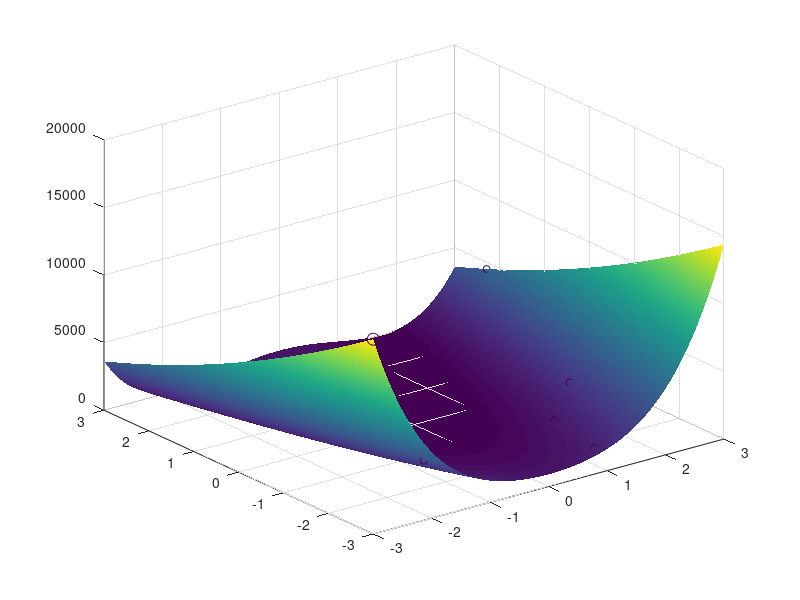

Source code (MATLAB):
f = @(x, y) 100*(y - x^2)^2 + (1 - x)^2;

% Limites da funcao
limite_x = 3;
limite_y = -3;

% Precisao minima do resultado
tolerancia = 0.01;

% Numero de abelhas de cada tipo
% As abelhas operarias voam para locais ao redor da colmeia (inicialmente aleatorio).
% As abelhas seguidoras tem como referencia a informacao trazida pelas abelhas operarias.
% As abelhas exploradoras voam aleatoriamente, explorando lugares distindos.
operarias = 10;
seguidoras = 10;
exploradoras = 10;

% Maxima distancia ao redor de um ponto que uma abelha explora
passo = 0.1;

pos_operarias = [];
pos_seguidoras = [];
pos_exploradoras = [];

pos_total = [];
% Coloca a posicao inicial das abelhas operarias,
% inicialmente aleatorio
for a=1 : operarias 
  pos_operarias(a,1) = limite_y + rand()*(limite_x - limite_y);
  pos_operarias(a,2) = limite_y + rand()*(limite_x - limite_y);
  pos_total(a,1) = pos_operarias(a,1);
  pos_total(a,2) = pos_operarias(a,2);
end

% Plot
X = linspace(-limite_x,limite_x,100);
Y = linspace(-limite_y,limite_y,100);
fig = figure();

[xplot, yplot] = meshgrid(X,Y);

zplot = 100*(yplot - xplot.^2).^2 + (1 - xplot).^2;

surf(xplot, yplot, zplot);
shading interp;

hold on;

for i=1:operarias  
  scatter3(pos_operarias(i,1), pos_operarias(i,2), f(pos_operarias(i,1), pos_operarias(i,2)),25,1);
end
  
hold on;

% Coloca a posicao inicial das abelhas exploradoras,
% sempre aleatorio
for b=1 : exploradoras
  pos_exploradoras(b,1) = limite_y + rand()*(limite_x - limite_y);
  pos_exploradoras(b,2) = limite_y + rand()*(limite_x - limite_y);
  pos_total(b+operarias,1) = pos_exploradoras(b,1);
  pos_total(b+operarias,2) = pos_exploradoras(b,2);
end

cont = 0;
melhor = [1,1];

while 1
  cont = cont + 1;
  % Cria o vetor de probabilidades dos pontos
  prob = [];
  
  soma = 0;
  for i=1:length(pos_total);
    soma = soma + f(pos_total(i,1), pos_total(i,2));
  end

  for i=1:length(pos_total);
    last_value = length(prob) + 1;
    value = length(prob) + 1 + ceil((f(pos_total(i,1), pos_total(i,2))/soma)*100);
    for j=last_value : value;
      prob(j) = i;
    end
  end

  % Move as abelhas seguidoras
  for a=1:seguidoras
    % Escolhe um ponto baseado no vetor de probabilidaes  
    index = prob(randi(length(prob), 1));
    ponto = pos_total(index, :);
    
    % O novo ponto estara a um "passo" e distancia do oultro, em um angulo theta aleatorio
    theta = rand()*6.2831;
    pos_seguidoras(a,1) = ponto(1) + cos(theta)*passo;
    if pos_seguidoras(a,1) > limite_x
      pos_seguidoras(a,1) = limite_x;
    elseif pos_seguidoras(a,1) < -limite_x
      pos_seguidoras(a,1) = -limite_x;
    end
    
    pos_seguidoras(a,2) = ponto(2) + sin(theta)*passo;
    if pos_seguidoras(a,2) > limite_y
      pos_seguidoras(a,2) = limite_y;
    elseif pos_seguidoras(a,2) < -limite_y
      pos_seguidoras(a,2) = -limite_y;
    end
    
    pos_total(a+exploradoras+operarias,1) = pos_seguidoras(a,1);
    pos_total(a+exploradoras+operarias,2) = pos_seguidoras(a,2);
  end
  
  % Move as abelhas exploradoras
  for b=1 : exploradoras
    pos_exploradoras(b,1) = limite_y + rand()*(limite_x - limite_y);
    pos_exploradoras(b,2) = limite_y + rand()*(limite_x - limite_y);
    pos_total(b+operarias,1) = pos_exploradoras(b,1);
    pos_total(b+operarias,2) = pos_exploradoras(b,2);
  end

  
  
  % Move as abelhas operarias
  % Cria o vetor de probabilidades dos pontos
  prob = [];
  
  soma = 0;
  for i=1:length(pos_total);
    soma = soma + f(pos_total(i,1), pos_total(i,2));
  end

  for i=1:length(pos_total);
    last_value = length(prob) + 1;
    value = length(prob) + 1 + ceil((f(pos_total(i,1), pos_total(i,2))/soma)*100);
    for j=last_value : value;
      prob(j) = i;
    end
  end
  
  for a=1:seguidoras
    % Escolhe um ponto baseado no vetor de probabilidaes  
    index = prob(randi(length(prob), 1));
    ponto = pos_total(index, :);
    
    % O novo ponto estara a um "passo" e distancia do oultro, em um angulo theta aleatorio
    theta = rand()*6.2831;
    pos_operarias(a,1) = ponto(1) + cos(theta)*passo;
    if pos_operarias(a,1) > limite_x
      pos_operarias(a,1) = limite_x;
    elseif pos_operarias(a,1) < -limite_x
      pos_operarias(a,1) = -limite_x;
    end
    
    pos_operarias(a,2) = ponto(2) + sin(theta)*passo;
    if pos_operarias(a,2) > limite_y
      pos_operarias(a,2) = limite_y;
    elseif pos_operarias(a,2) < -limite_y
      pos_operarias(a,2) = -limite_y;
    end
    pos_total(a,1) = pos_operarias(a,1);
    pos_total(a,2) = pos_operarias(a,2);
  end
  
  % ve o melor ponto
  for i=1 : length(pos_total)
    if f(pos_total(i,1), pos_total(i,2)) > f(melhor(1), melhor(2))
      melhor = pos_total(i, :);
    end  
  end
  % Condicao de parada 
  if cont > 100
    break;    
  end
  
end

% Plot final
scatter3(melhor(1), melhor(2), f(melhor(1), melhor(2)), 75, 3);

disp("interações:")
disp(cont)
disp("melhor ponto: ")
disp(melhor)

